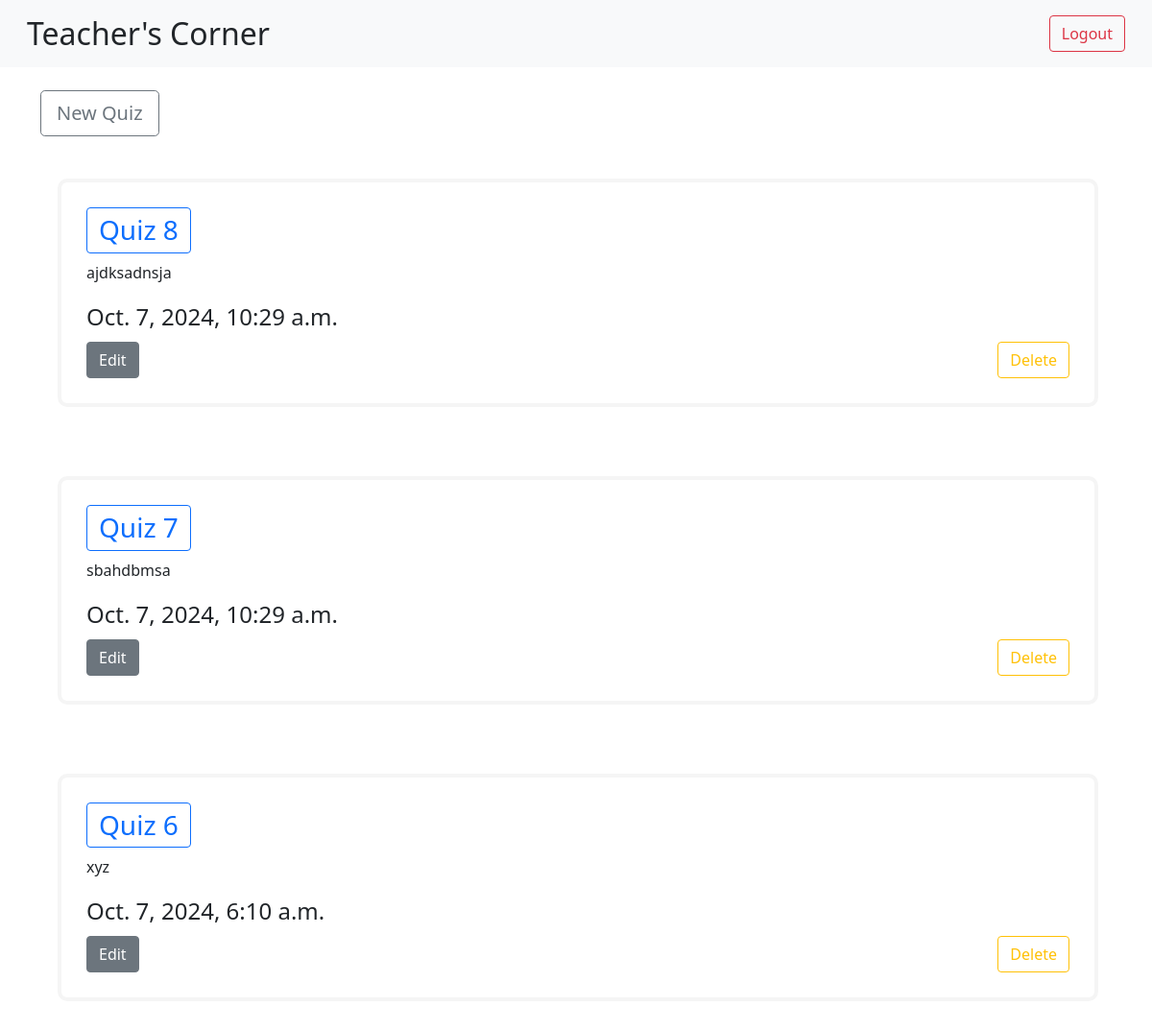
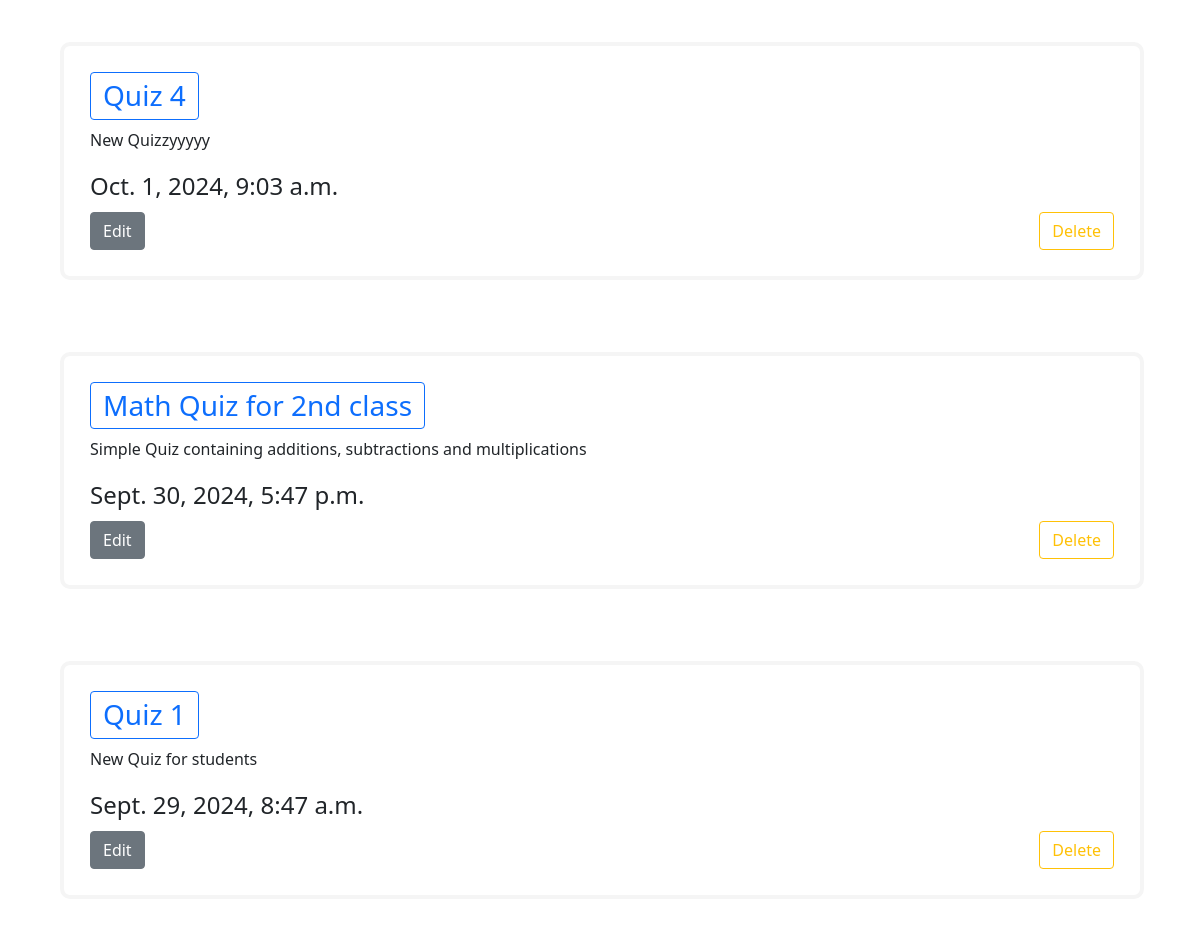
/Teacher/home (signed in), run on the app's committed database (2 pictures, top to bottom).
### Student/models.py (models this page shows, shortened)
class Quiz(models.Model):
    title = models.CharField(max_length=255)
    description = models.TextField()
    created_at = models.DateTimeField(auto_now_add=True)

### Teacher/views.py (the view)
# urls.py: 2. Add a URL to urlpatterns:  path('', views.home, name='home')
@login_required(login_url='core:teacher-login')
@never_cache
def home(request):
    quiz_list = Quiz.objects.order_by('created_at')[::-1]
    return render(request, 'Teacher/home.html', {"quiz_list":quiz_list, 'QuizForm':QuizForm})

### Teacher/templates/Teacher/home.html (shortened to what this page needs)
{% extends "Teacher/base.html" %}
{% load static %}
{% block content %}
<nav class="navbar navbar-light bg-light p-3 mb-4">
    <div class="container-fluid d-flex justify-content-between align-items-center">
        <h2 class="mb-0">Teacher's Corner</h2>
        <form class="d-flex" action="{% url 'core:logout' %}" method="post">
            <input type="submit" value="Logout" class="btn btn-outline-danger">
        </form>
    </div>
</nav>
<div class="container">
    <input class="btn btn-outline-secondary btn-lg mb-3" type="button" value="New Quiz" onclick="displayForm()">
    {% if quiz_list %}
    <ul class="list-group">
        {% for quiz in quiz_list %}
        <li class="list-group-item mb-3 border-0">
            <div class="card w-100" id="Quiz_{{quiz.id}}">
                <div class="card-body" name="quiz_detail" id="quiz_detail_{{quiz.id}}">
                    <button class="btn btn-outline-primary mb-2" onclick="showQuestions('{{quiz.id}}')">
                        <h3 class="card-title mb-0">{{ quiz.title }}</h3>
                    </button>
                    <p class="card-text">{{ quiz.description }}</p>
                    <legend class="card-text">{{ quiz.created_at }}</legend>
                    <div class="d-flex justify-content-between">
                        <input class="btn btn-secondary" type="button" value="Edit" onclick="toggleEditMode('{{quiz.id}}')">
                        <input class="btn btn-outline-warning" type="button" value="Delete" onclick="deleteQuiz('{{quiz.id}}')">
                    </div>
                </div>
            </div>
        </li>
        {% endfor %}
    </ul>
    {% endif %}
</div>
{% endblock %}

### Teacher/static/Teacher/css/home.css (style rules this page uses)
.card { display: block; padding: 10px 10px; border: 4px solid whitesmoke; border-radius: 8px; transition: all 0.3s ease; width: 20rem; margin:20px 2px; border-radius: 10px; }

### data on the page
Quiz: title "Quiz 8", description "ajdksadnsja", created_at "Oct. 7, 2024, 10:29 a.m."
Quiz: title "Quiz 7", description "sbahdbmsa", created_at "Oct. 7, 2024, 10:29 a.m."
Quiz: title "Quiz 6", description "xyz", created_at "Oct. 7, 2024, 6:10 a.m."
Quiz: title "Quiz 4", description "New Quizzyyyyy", created_at "Oct. 1, 2024, 9:03 a.m."
Quiz: title "Math Quiz for 2nd class", description "Simple Quiz containing additions, subtractions and multiplications", created_at "Sept. 30, 2024, 5:47 p.m."
Quiz: title "Quiz 1", description "New Quiz for students", created_at "Sept. 29, 2024, 8:47 a.m."
